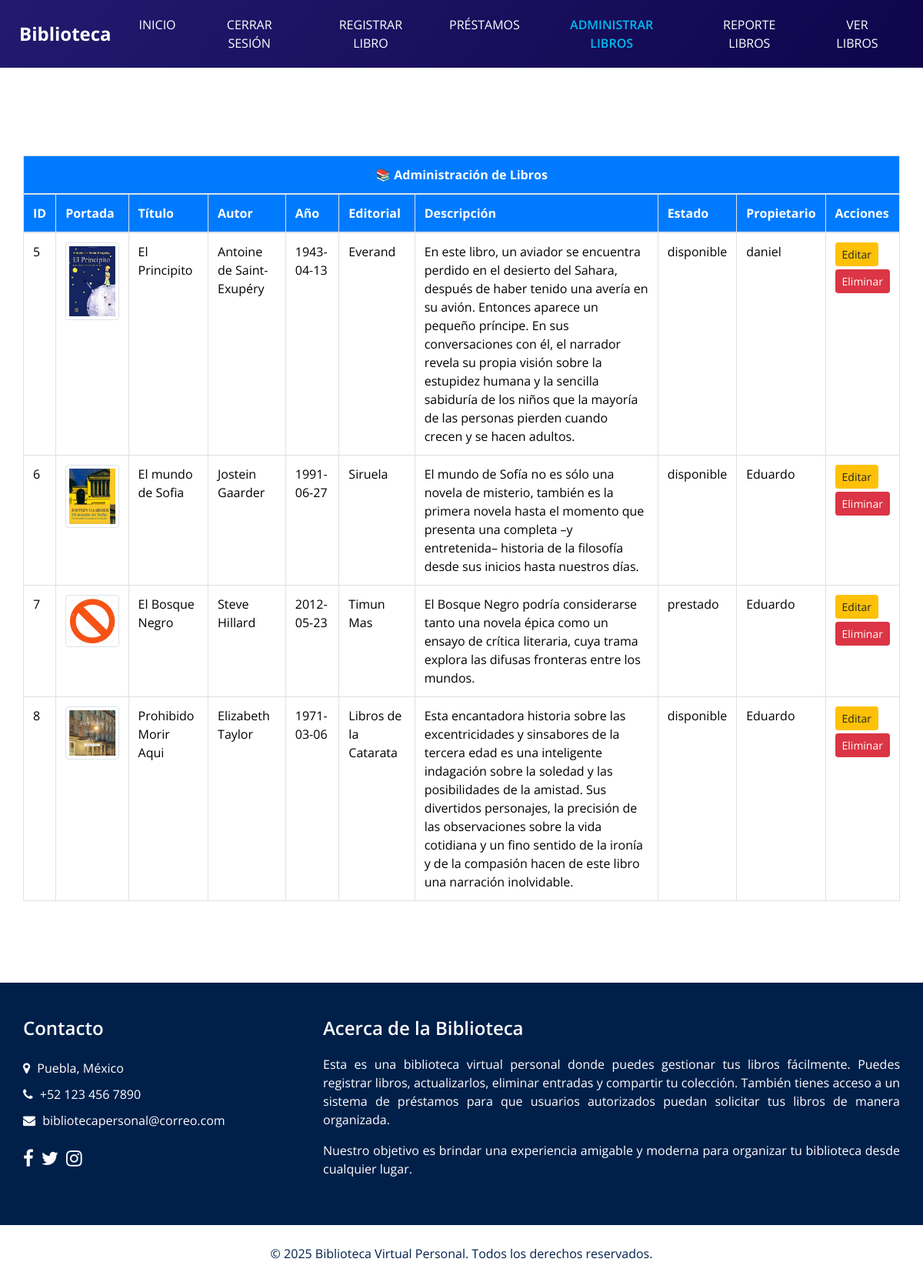
Screenshot of /admin_libro.php (signed in) with the database file from the repository.
### tables this page shows
CREATE TABLE IF NOT EXISTS `libros` (
  `id` int NOT NULL AUTO_INCREMENT,
  `titulo` varchar(200) NOT NULL,
  `autor` varchar(100) NOT NULL,
  `anio` date NOT NULL,
  `editorial` varchar(100) NOT NULL,
  `descripcion` text NOT NULL,
  `imagen` varchar(300) NOT NULL,
  `estado` varchar(200) NOT NULL,
  `id_usuario` int NOT NULL,
  PRIMARY KEY (`id`)
);

CREATE TABLE IF NOT EXISTS `usuarios` (
  `id` int NOT NULL AUTO_INCREMENT,
  `user` varchar(200) NOT NULL,
  `contrasena` varchar(200) NOT NULL,
  `nombre` varchar(300) NOT NULL,
  `correo` varchar(300) NOT NULL,
  `tipo` varchar(50) NOT NULL,
  PRIMARY KEY (`id`)
);

### admin_libro.php (the view, shortened to what this page needs)
<?php
$mysqli = new mysqli(DB_HOST, DB_USER, DB_PASSWORD, DB_DATABASE);
$query = "SELECT
            l.id,
            l.titulo,
            l.autor,
            l.anio,
            l.editorial,
            l.descripcion,
            l.imagen,
            l.estado,
            u.user AS nombre_propietario
          FROM libros l
          JOIN usuarios u ON l.id_usuario = u.id";
$resultado = $mysqli->query($query);
?>
<!DOCTYPE html>
<html>
<head>
  <link rel="stylesheet" type="text/css" href="css/bootstrap.css" />
  <link rel="stylesheet" type="text/css" href="https://cdnjs.cloudflare.com/ajax/libs/OwlCarousel2/2.3.4/assets/owl.carousel.min.css" />
  <link href="css/font-awesome.min.css" rel="stylesheet" />
  <link href="css/style.css" rel="stylesheet" />
  <link href="css/responsive.css" rel="stylesheet" />
</head>
<body class="sub_page">
  <div class="hero_area">
    <header class="header_section">
      <div class="container-fluid">
        <nav class="navbar navbar-expand-lg custom_nav-container ">
          <a class="navbar-brand" href="index.php">
            <span>
              Biblioteca
            </span>
          </a>
          <div class="collapse navbar-collapse" id="navbarSupportedContent">
            <ul class="navbar-nav  ">
              <li class="nav-item ">
                <a class="nav-link" href="index.php">Inicio </a>
              </li>
			  <?php
                if (isset($_SESSION['autenticado']) && $_SESSION['autenticado'] === true) {
                  echo '<li class="nav-item"><a class="nav-link" href="cerrar_sesion.php">Cerrar sesión</a></li>';
                  echo '<li class="nav-item"><a class="nav-link" href="registrar_libro.php">Registrar libro</a></li>';
                  echo '<li class="nav-item"><a class="nav-link" href="prestamos.php">Préstamos</a></li>';
                } else {
                  echo '<li class="nav-item"><a class="nav-link" href="iniciar_sesion.php">Iniciar sesión</a></li>';
                  echo '<li class="nav-item"><a class="nav-link" href="registrar_usuario.php">Registrarse</a></li>';
                }
                if (isset($_SESSION['tipo']) && $_SESSION['tipo'] === 'admin') {
                  echo '<li class="nav-item active"><a class="nav-link" href="admin_libro.php">Administrar Libros</a></li>';
                  echo '<li class="nav-item"><a class="nav-link" href="reporte_libro.php">Reporte Libros</a></li>';
                }
              ?>
              <li class="nav-item"><a class="nav-link" href="ver_libros.php">Ver libros</a></li>
            </ul>
          </div>
        </nav>
      </div>
    </header>
  </div>
  <section class="service_section layout_padding">
    <div class="service_container">
      <div class="container ">
        <div class="table-responsive">
       <?php
if ($resultado->num_rows > 0) {
    echo "<div class='table-responsive mt-4'>";
    echo "<table class='table table-bordered table-hover text-dark'>";
    echo "<thead class='bg-primary text-white'>";
    echo "<tr><th colspan='10' class='text-center fs-4'>📚 Administración de Libros</th></tr>";
    echo "<tr>";
    echo "<th>ID</th>";
    echo "<th>Portada</th>";
    echo "<th>Título</th>";
    echo "<th>Autor</th>";
    echo "<th>Año</th>";
    echo "<th>Editorial</th>";
    echo "<th>Descripción</th>";
    echo "<th>Estado</th>";
    echo "<th>Propietario</th>";
    echo "<th class='acciones'>Acciones</th>";
    echo "</tr>";
    echo "</thead><tbody>";
    while ($row = $resultado->fetch_assoc()) {
        echo "<tr>";
        echo "<td>" . htmlspecialchars($row['id']) . "</td>";
        echo "<td>";
        if (!empty($row['imagen']) && file_exists('./' . $row['imagen'])) {
            echo "<img src='./" . htmlspecialchars($row['imagen']) . "' alt='Portada' class='img-thumbnail' width='100'>";
        } else {
            echo "<img src='./imagenes/no_disponible.png' alt='No Disponible' class='img-thumbnail' width='100'>";
        }
        echo "</td>";
        echo "<td>" . htmlspecialchars($row['titulo']) . "</td>";
        echo "<td>" . htmlspecialchars($row['autor']) . "</td>";
        echo "<td>" . htmlspecialchars($row['anio']) . "</td>";
        echo "<td>" . htmlspecialchars($row['editorial']) . "</td>";
        echo "<td>" . htmlspecialchars($row['descripcion']) . "</td>";
        echo "<td>" . htmlspecialchars($row['estado']) . "</td>";
        echo "<td>" . htmlspecialchars($row['nombre_propietario']) . "</td>";
        echo "<td class='acciones'>";
        echo "<a href='admin_editar_libro.php?id=" . htmlspecialchars($row['id']) . "' class='btn btn-sm btn-warning mb-1'>Editar</a><br>";
        echo "<a href='admin_eliminar_libro.php?id=" . htmlspecialchars($row['id']) . "' class='btn btn-sm btn-danger'
        onclick='return confirm(\"¿Estás seguro de que deseas eliminar este libro?\");'>Eliminar</a>";
        echo "</td>";
        echo "</tr>";
    }
    echo "</tbody></table></div>";
} else {
    echo "<div class='alert alert-info mt-4'>No hay libros registrados en el sistema.</div>";
}
?>
        </div>
          </div>
        </div>
  </section>
<section class="info_section layout_padding2">
  <div class="container">
    <div class="row">
      <div class="col-md-6 col-lg-4 info_col">
        <div class="info_contact">
          <h4>Contacto</h4>
          <div class="contact_link_box">
            <a href="#">
              <i class="fa fa-map-marker" aria-hidden="true"></i>
              <span>Puebla, México</span>
            </a>
            <a href="#">
              <i class="fa fa-phone" aria-hidden="true"></i>
              <span>+52 123 456 7890</span>
            </a>
            <a href="#">
              <i class="fa fa-envelope" aria-hidden="true"></i>
              <span>bibliotecapersonal@correo.com</span>
            </a>
          </div>
        </div>
        <div class="info_social">
          <a href="#"><i class="fa fa-facebook" aria-hidden="true"></i></a>
          <a href="#"><i class="fa fa-twitter" aria-hidden="true"></i></a>
          <a href="#"><i class="fa fa-instagram" aria-hidden="true"></i></a>
        </div>
      </div>
      <div class="col-md-6 col-lg-8 info_col">
        <div class="info_detail">
          <h4>Acerca de la Biblioteca</h4>
          <p style="text-align: justify;">
            Esta es una biblioteca virtual personal donde puedes gestionar tus libros fácilmente.
            Puedes registrar libros, actualizarlos, eliminar entradas y compartir tu colección.
            También tienes acceso a un sistema de préstamos para que usuarios autorizados puedan solicitar tus libros de manera organizada.
          </p>
          <p style="text-align: justify;" class="mt-2">
            Nuestro objetivo es brindar una experiencia amigable y moderna para organizar tu biblioteca desde cualquier lugar.
          </p>
        </div>
      </div>
    </div>
  </div>
</section>
<section class="footer_section">
  <div class="container text-center">
    <p>
      &copy; <span id="displayYear"></span> Biblioteca Virtual Personal. Todos los derechos reservados.
    </p>
  </div>
</section>
</body>
</html>

### css/style.css (style rules this page uses)
body { font-family: "Open Sans", sans-serif; color: #0c0c0c; background-color: #ffffff; overflow-x: hidden; }
.layout_padding { padding: 90px 0; }
.layout_padding2 { padding: 75px 0; }
a, a:hover, a:focus { text-decoration: none; }
.btn, .btn:focus { outline: none !important; -webkit-box-shadow: none; box-shadow: none; }
.hero_area { position: relative; min-height: 100vh; display: -webkit-box; display: -ms-flexbox; display: flex; -webkit-box-orient: vertical; -webkit-box-direction: normal; -ms-flex-direction: column; flex-direction: column; }
.sub_page .hero_area { min-height: auto; background: linear-gradient(130deg, #231a6f, #0f054c); }
.header_section { padding: 15px 0; }
.header_section .container-fluid { padding-right: 25px; padding-left: 25px; }
.navbar-brand span { font-weight: bold; font-size: 24px; color: #ffffff; }
.custom_nav-container { padding: 0; }
.custom_nav-container .navbar-nav { margin-left: auto; }
.custom_nav-container .navbar-nav .nav-item .nav-link { padding: 5px 20px; color: #ffffff; text-align: center; text-transform: uppercase; border-radius: 5px; -webkit-transition: all 0.3s; transition: all 0.3s; }
.custom_nav-container .navbar-nav .nav-item:hover .nav-link, .custom_nav-container .navbar-nav .nav-item.active .nav-link { color: #00bbf0; }
.custom_nav-container .navbar-nav .nav-item.active .nav-link { font-weight: 600; }
.service_section { position: relative; }
.info_section { background-color: #00204a; color: #ffffff; padding: 45px 0 15px 0; }
.info_section h4 { font-weight: 600; margin-bottom: 20px; }
.info_section .info_col { margin-bottom: 30px; }
.info_section .info_contact .contact_link_box { display: -webkit-box; display: -ms-flexbox; display: flex; -webkit-box-orient: vertical; -webkit-box-direction: normal; -ms-flex-direction: column; flex-direction: column; }
.info_section .info_contact .contact_link_box a { margin: 5px 0; color: #ffffff; }
.info_section .info_contact .contact_link_box a i { margin-right: 5px; }
.info_section .info_social { display: -webkit-box; display: -ms-flexbox; display: flex; margin-top: 20px; margin-bottom: 10px; }
.info_section .info_social a { display: -webkit-box; display: -ms-flexbox; display: flex; -webkit-box-pack: center; -ms-flex-pack: center; justify-content: center; -webkit-box-align: center; -ms-flex-align: center; align-items: center; color: #ffffff; border-radius: 100%; margin-right: 10px; font-size: 24px; }
.footer_section { position: relative; background-color: #ffffff; text-align: center; }
.footer_section p { color: #00204a; padding: 25px 0; margin: 0; }

### css/responsive.css (style rules this page uses)
@media (min-width: 1200px) { .container { max-width: 1170px; } }

### admin_libro.php (style rules this page uses)
.table tbody td { color: #000 !important; }
img { display: block; width: 150px; height: 250px; margin: 0 auto; }

### rows the page displays
libros: id "5", imagen (picture), titulo "El Principito", autor "Antoine de Saint-Exupéry", anio "1943-04-13", editorial "Everand", descripcion "En este libro, un aviador se encuentra perdido en el desierto del Sahara, después de haber tenido una avería en su avión. Entonces aparece un pequeño príncipe. En sus conversaciones con él, el narrador revela su propia visión sobre la estupidez humana y la sencilla sabiduría de los niños que la mayoría de las personas pierden cuando crecen y se hacen adultos.", estado "disponible", id_usuario.user "daniel"
libros: id "6", imagen (picture), titulo "El mundo de Sofia", autor "Jostein Gaarder", anio "1991-06-27", editorial "Siruela", descripcion "El mundo de Sofía no es sólo una novela de misterio, también es la primera novela hasta el momento que presenta una completa –y entretenida– historia de la filosofía desde sus inicios hasta nuestros días.", estado "disponible", id_usuario.user "Eduardo"
libros: id "7", titulo "El Bosque Negro", autor "Steve Hillard", anio "2012-05-23", editorial "Timun Mas", descripcion "El Bosque Negro podría considerarse tanto una novela épica como un ensayo de crítica literaria, cuya trama explora las difusas fronteras entre los mundos.", estado "prestado", id_usuario.user "Eduardo"
libros: id "8", imagen (picture), titulo "Prohibido Morir Aqui", autor "Elizabeth Taylor", anio "1971-03-06", editorial "Libros de la Catarata", descripcion "Esta encantadora historia sobre las excentricidades y sinsabores de la tercera edad es una inteligente indagación sobre la soledad y las posibilidades de la amistad. Sus divertidos personajes, la precisión de las observaciones sobre la vida cotidiana y un fino sentido de la ironía y de la compasión hacen de este libro una narración inolvidable.", estado "disponible", id_usuario.user "Eduardo"
